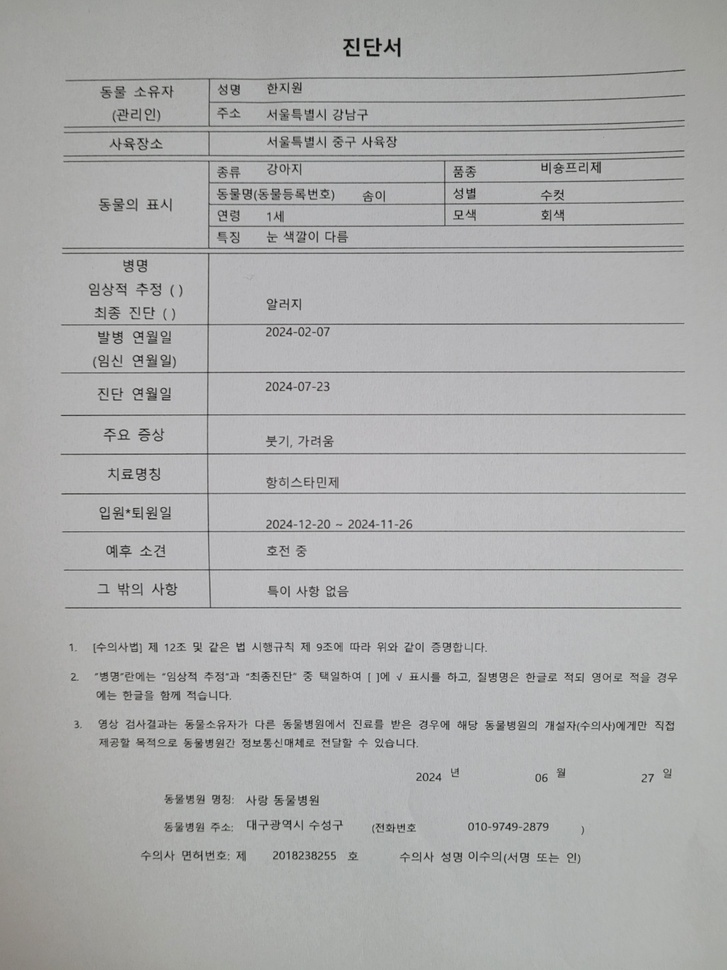
#> input picture base_data.jpg, 727 x 970 px, shrunk from 1058 x 1411 before the run, found by its file name
$ python find_longest_line.py
#> lines starting #> are read from the running program, lines starting #| are printed output that depends on the picture; after the words box and inside, x2 and y2 are one past the last pixel; in counts of white or black regions, pixels touching at a corner belong together
#> further down, image is the input picture: shape (970, 727, 3); mean B, G, R 172.4, 172.8, 172.3
### Make_data_and _test/makefilename.py
import cv2
import os

def save_image_with_modified_filename(image_path, result_image, prefix, output_dir='data/preprocessed'):
    """
    주어진 이미지 경로에서 원본 파일명 앞에 prefix를 붙여 새로운 이미지를 저장하는 함수.

    :param image_path: 원본 이미지 파일 경로
    :param result_image: 처리된 이미지 (저장할 이미지)
    :param prefix: 파일명 앞에 붙일 접두사
    :param output_dir: 이미지를 저장할 디렉토리 경로 (기본값은 'data/preprocessed')
    """
    # 파일 경로에서 디렉토리, 파일명, 확장자를 분리
    directory, filename = os.path.split(image_path)
    file_base, file_extension = os.path.splitext(filename)

    # 새 파일명 생성 (원본 파일명 앞에 접두사 추가)
    new_filename = f"{file_base}{prefix}{file_extension}"

    # 새 저장 경로 설정
    output_path = os.path.join(output_dir, new_filename)

    # 출력 디렉토리가 없으면 생성
    if not os.path.exists(output_dir):
        os.makedirs(output_dir)

    # 결과 이미지 저장
    cv2.imwrite(output_path, result_image)
    print(f"이미지 저장 완료: {output_path}")

### Make_data_and _test/find_longest_line.py
import cv2
import numpy as np
import os
from makefilename import save_image_with_modified_filename


# 이미지를 입력받아 가장 긴 가로선과 세로선을 찾는 함수
def detect_longest_lines(image):
    # 이미지를 그레이스케일로 변환
    gray = cv2.cvtColor(image, cv2.COLOR_BGR2GRAY)

    # Gaussian 블러를 적용하여 노이즈 제거
    blurred = cv2.GaussianBlur(gray, (5, 5), 0)

    # Canny 엣지 검출
    edges = cv2.Canny(blurred, 50, 150)
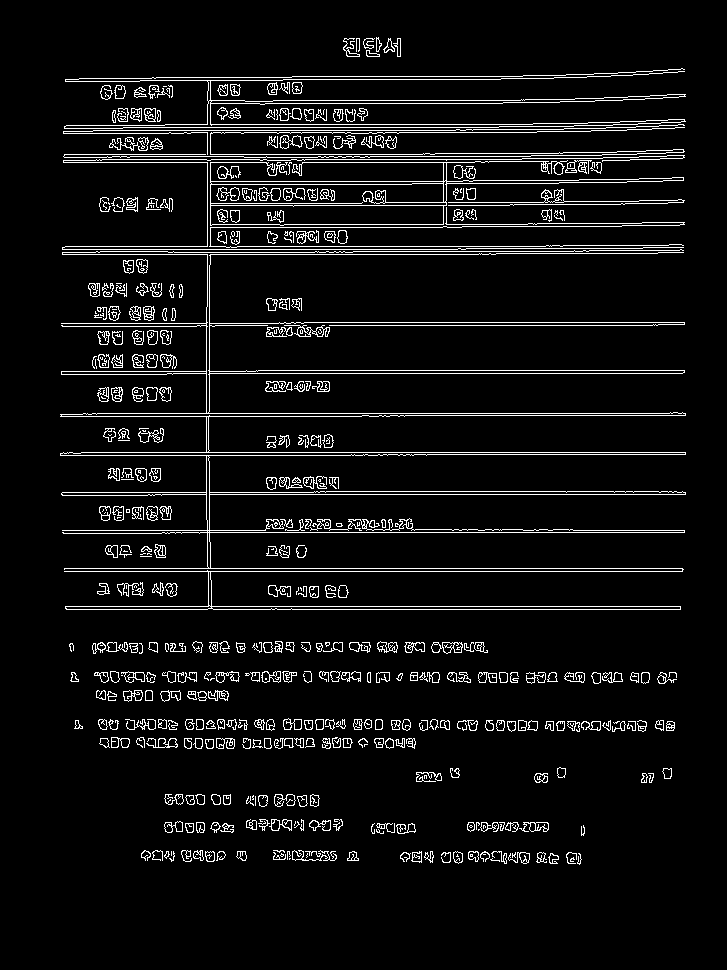
#> edges: shape (970, 727); 6.2% white in thin lines or dots, all inside (x1, y1, x2, y2) = (60, 37, 686, 865)

    # Hough Line Transform을 사용하여 선 검출
    lines = cv2.HoughLinesP(edges, 1, np.pi / 180, threshold=100, minLineLength=100, maxLineGap=10)
#> lines = 109 rows, first 6: [63, 452, 685, 452], [162, 532, 684, 532], [83, 413, 685, 413], [64, 568, 682, 568], [66, 609, 680, 609], [64, 571, 682, 571]

    # 가장 긴 가로선과 세로선 초기화
    longest_horizontal = None
    longest_vertical = None
    max_horizontal_len = 0
    max_vertical_len = 0

    # 검출된 선들 중에서 가장 긴 가로선과 세로선 찾기
    if lines is not None:
        for line in lines:
            x1, y1, x2, y2 = line[0]
            length = np.sqrt((x2 - x1)**2 + (y2 - y1)**2)

            # 가로선: y좌표가 거의 같을 경우
            if abs(y2 - y1) < 10 and length > max_horizontal_len:
                max_horizontal_len = length
                longest_horizontal = (x1, y1, x2, y2)

            # 세로선: x좌표가 거의 같을 경우
            elif abs(x2 - x1) < 10 and length > max_vertical_len:
                max_vertical_len = length
                longest_vertical = (x1, y1, x2, y2)
#> this loop made 109 passes
#> (x1, y1, x2, y2, length, max_vertical_len) on passes 37, 44: (209, 415, 209, 252, 163, 163), (207, 306, 207, 77, 229, 229)
#> (x1, y1, x2, y2, length, max_horizontal_len) on pass 1: (63, 452, 685, 452, 622, 622)
#> after the loop, max_horizontal_len = 622; max_vertical_len = 229

    # 원본 이미지에 가장 긴 선 그리기
    if longest_horizontal:
        cv2.line(image, (longest_horizontal[0], longest_horizontal[1]), (longest_horizontal[2], longest_horizontal[3]), (0, 255, 0), 3)
    if longest_vertical:
        cv2.line(image, (longest_vertical[0], longest_vertical[1]), (longest_vertical[2], longest_vertical[3]), (255, 0, 0), 3)
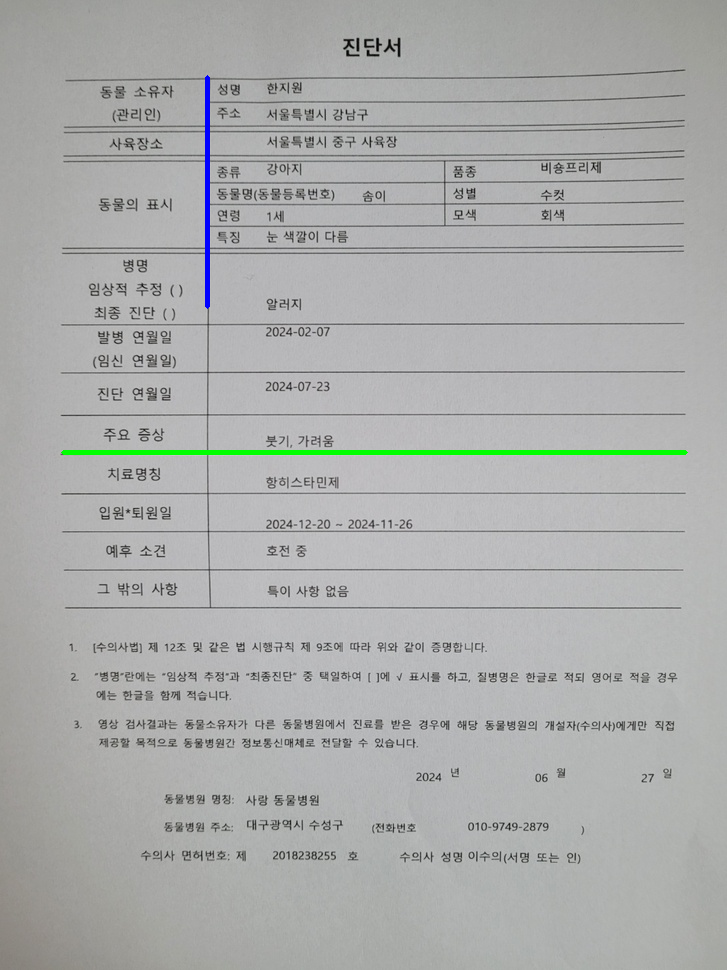
#> image: shape (970, 727, 3); mean B, G, R 171.8, 172.9, 171.3

    return image

import cv2
import os

image_path = 'base_data.jpg'

# 이미지 불러오기
image = cv2.imread(image_path)

# 가정: detect_longest_lines 함수는 긴 가로선과 세로선을 검출하는 처리된 이미지를 반환
result_image = detect_longest_lines(image)

# 파일 저장 함수 호출
save_image_with_modified_filename(image_path, result_image,"_longest_line")

$ run again, with rotate_data1.jpg copied over base_data.jpg
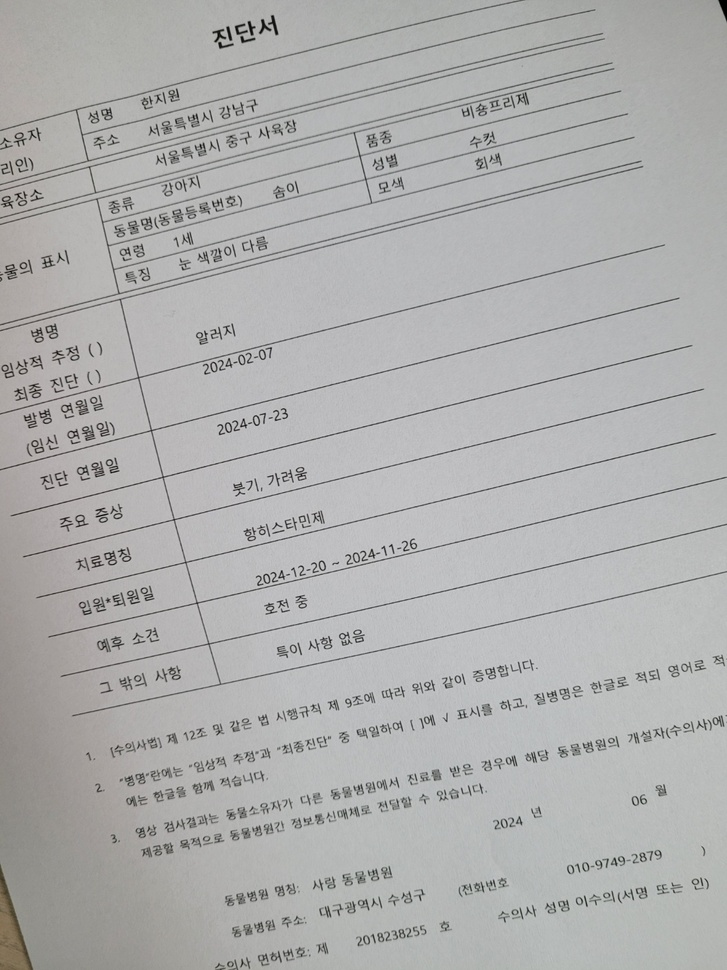
#> input picture rotate_data1.jpg, 727 x 970 px, shrunk from 1058 x 1411 before the run, found by its file name
#> image is the input picture: shape (970, 727, 3); mean B, G, R 174.4, 175, 174.8
#> in detect_longest_lines, `edges = cv2.Canny(blurred, 50, 150)`:
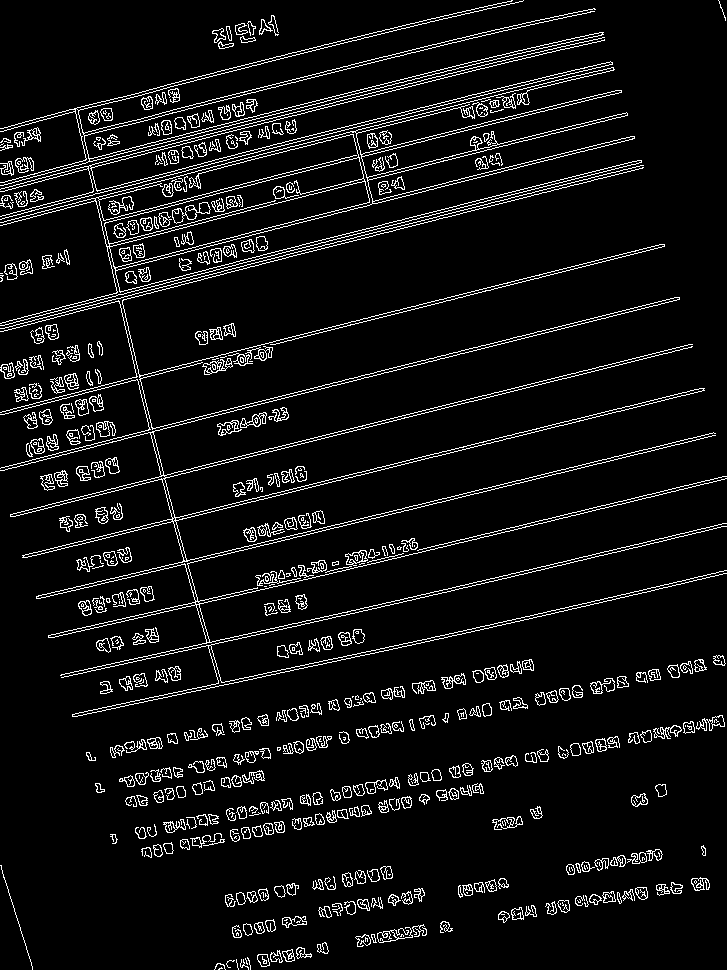
#> edges: shape (970, 727); 6.9% white in thin lines or dots
#> lines = 143 rows, first 6: [10, 516, 692, 346], [37, 552, 625, 406], [247, 160, 515, 93], [345, 185, 627, 114], [113, 438, 678, 297], [75, 716, 470, 632]
#> the loop in detect_longest_lines, `for line in lines:` made 143 passes
#> (x1, y1, x2, y2, length) on passes 1 to 8: (10, 516, 692, 346, 702.9), (37, 552, 625, 406, 605.9), (247, 160, 515, 93, 276.2), (345, 185, 627, 114, 290.8), (113, 438, 678, 297, 582.3), (75, 716, 470, 632, 403.8), (10, 514, 692, 344, 702.9), (124, 379, 566, 268, 455.7)
#> after the loop in detect_longest_lines, `for line in lines:`: max_horizontal_len = 0
